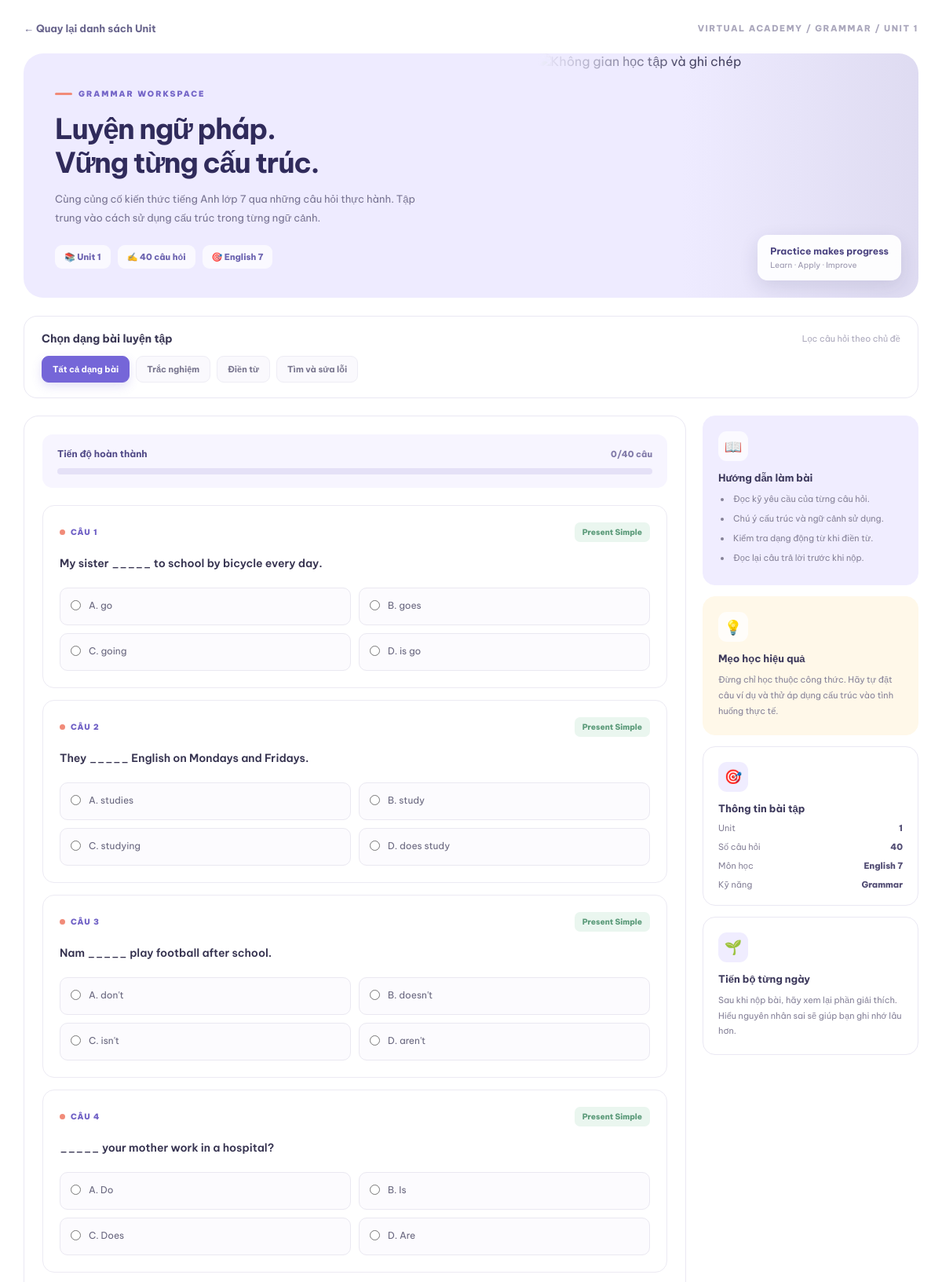
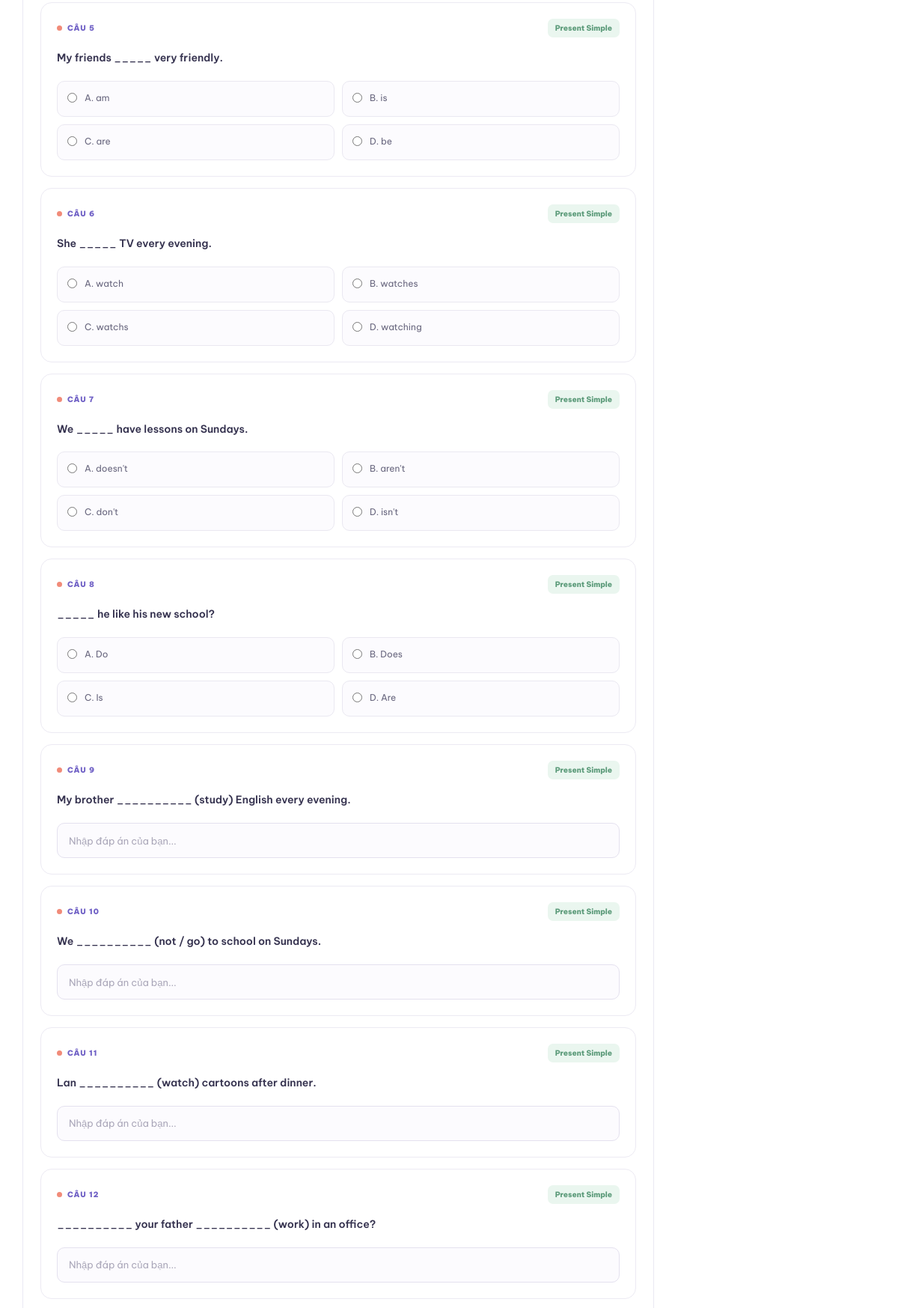
Screenshot of /grammar/practice/1 (signed in, upper part) with the database file from the repository (2 pictures, top to bottom).
### database.py (models this page shows)
class GrammarQuestion(db.Model):
    __tablename__ = "grammar_questions"
    id = db.Column(db.Integer, primary_key=True)
    unit = db.Column(db.Integer, nullable=False)
    topic = db.Column(db.String(150), nullable=False)
    question_type = db.Column(db.String(50), default="multiple_choice")
    question_text = db.Column(db.Text, nullable=False)
    option_a = db.Column(db.Text)
    option_b = db.Column(db.Text)
    option_c = db.Column(db.Text)
    option_d = db.Column(db.Text)
    correct_answer = db.Column(db.Text, nullable=False)
    explanation = db.Column(db.Text)
    difficulty = db.Column(db.String(30), default="basic")
    error_tag = db.Column(db.String(100))
    created_at = db.Column(db.DateTime, default=datetime.utcnow)

### grammar.py (the view, shortened to what this page needs)
@grammar_bp.route("/grammar/practice/<int:unit>", methods=["GET", "POST"])
@student_required
def grammar_practice(unit):
    if unit < 1 or unit > 6:
        abort(404)
    question_types = [
        {"value": "multiple_choice", "label": "Trắc nghiệm"},
        {"value": "fill_in", "label": "Điền từ"},
        {"value": "error_correction", "label": "Tìm và sửa lỗi"}
    ]
    valid_types = [item["value"] for item in question_types]
    question_type = request.args.get("type", "").strip()
    if question_type and question_type not in valid_types:
        abort(404)
    query = GrammarQuestion.query.filter_by(unit=unit)
    if question_type:
        query = query.filter_by(question_type=question_type)
    questions = query.order_by(GrammarQuestion.id).all()
    return render_template(
        "grammar_practice.html",
        unit=unit,
        questions=questions,
        question_types=question_types,
        selected_type=question_type
    )

### app.py (called while the page is built)
@login_manager.user_loader
def load_user(user_id):
    return db.session.get(User, int(user_id))

### grammar.py (called while the page is built)
def student_required(function):
    @wraps(function)
    @login_required
    def wrapper(*args, **kwargs):
        if current_user.role != "student":
            abort(403)
        return function(*args, **kwargs)
    return wrapper

### templates/grammar_practice.html (shortened to what this page needs)
{% extends "base.html" %}
{% block content %}
<div class="gpr-page">
    <div class="gpr-topbar">
        <a href="{{ url_for('grammar.grammar_home') }}" class="gpr-back">
            ← Quay lại danh sách Unit
        </a>
        <span class="gpr-breadcrumb">VIRTUAL ACADEMY / GRAMMAR / UNIT {{ unit }}</span>
    </div>
    <section class="gpr-hero">
        <div class="gpr-hero-content">
            <div class="gpr-eyebrow">GRAMMAR WORKSPACE</div>
            <h1>Luyện ngữ pháp.<br>Vững từng cấu trúc.</h1>
            <p class="gpr-hero-description">
                Cùng củng cố kiến thức tiếng Anh lớp 7 qua những câu hỏi thực hành.
                Tập trung vào cách sử dụng cấu trúc trong từng ngữ cảnh.
            </p>
            <div class="gpr-hero-meta">
                <span class="gpr-chip">📚 Unit {{ unit }}</span>
                <span class="gpr-chip">✍️ {{ questions|length }} câu hỏi</span>
                <span class="gpr-chip">🎯 English 7</span>
            </div>
        </div>
        <div class="gpr-hero-visual">
            <img src="https://images.unsplash.com/photo-1455390582262-044cdead277a?w=1000&auto=format&fit=crop&q=85"
                 alt="Không gian học tập và ghi chép">
            <div class="gpr-visual-note">
                <strong>Practice makes progress</strong>
                <span>Learn · Apply · Improve</span>
            </div>
        </div>
    </section>
    <section class="gpr-filter">
        <div class="gpr-filter-heading">
            <h2>Chọn dạng bài luyện tập</h2>
            <span>Lọc câu hỏi theo chủ đề</span>
        </div>
        <div class="gpr-filter-list">
            <a href="{{ url_for('grammar.grammar_practice', unit=unit) }}"
               class="{% if not selected_type %}active{% endif %}">
                Tất cả dạng bài
            </a>
            {% for item in question_types %}
            <a href="{{ url_for('grammar.grammar_practice', unit=unit, type=item.value) }}"
               class="{% if selected_type == item.value %}active{% endif %}">
                {{ item.label }}
            </a>
            {% endfor %}
        </div>
    </section>
    <div class="gpr-layout">
        <main class="gpr-main">
            {% if questions %}
            <div class="gpr-progress">
                <div class="gpr-progress-top">
                    <strong>Tiến độ hoàn thành</strong>
                    <span id="progress-text">0/{{ questions|length }} câu</span>
                </div>
                <div class="gpr-progress-track">
                </div>
            </div>
            <form method="POST" id="grammar-form">
                {% for question in questions %}
                <div class="gpr-question">
                    <div class="gpr-question-top">
                        <span class="gpr-question-number">CÂU {{ loop.index }}</span>
                        {% if question.topic %}
                        <span class="gpr-topic">{{ question.topic }}</span>
                        {% endif %}
                    </div>
                    {% if question.question_type == "error_correction" %}
                    <p class="gpr-error-instruction">
                        Hãy tìm và sửa lỗi sai trong câu. Bạn có thể viết lại câu đúng
                        hoặc chỉ ghi phần sửa đúng vào ô bên dưới.
                    </p>
                    <div class="gpr-error-sentence">
                        {{ question.question_text }}
                    </div>
                    <input type="text"
                           name="question_{{ question.id }}"
                           class="gpr-answer-input"
                           placeholder="Nhập câu đúng hoặc phần sửa đúng..."
                           autocomplete="off">
                    {% else %}
                    <p class="gpr-question-text">{{ question.question_text }}</p>
                    {% if question.question_type == "multiple_choice" %}
                    <div class="gpr-options">
                        {% if question.option_a %}
                        <label class="gpr-option">
                            <input type="radio" name="question_{{ question.id }}" value="A">
                            <span>A. {{ question.option_a }}</span>
                        </label>
                        {% endif %}
                        {% if question.option_b %}
                        <label class="gpr-option">
                            <input type="radio" name="question_{{ question.id }}" value="B">
                            <span>B. {{ question.option_b }}</span>
                        </label>
                        {% endif %}
                        {% if question.option_c %}
                        <label class="gpr-option">
                            <input type="radio" name="question_{{ question.id }}" value="C">
                            <span>C. {{ question.option_c }}</span>
                        </label>
                        {% endif %}
                        {% if question.option_d %}
                        <label class="gpr-option">
                            <input type="radio" name="question_{{ question.id }}" value="D">
                            <span>D. {{ question.option_d }}</span>
                        </label>
                        {% endif %}
                    </div>
                    {% elif question.question_type == "fill_in" %}
                    <input type="text"
                           name="question_{{ question.id }}"
                           class="gpr-answer-input"
                           placeholder="Nhập đáp án của bạn..."
                           autocomplete="off">
                    {% endif %}
                    {% endif %}
                </div>
                {% endfor %}
            </form>
            {% endif %}
        </main>
        <aside class="gpr-sidebar">
            <section class="gpr-side-card gpr-side-purple">
                <div class="gpr-side-icon">📖</div>
                <h3>Hướng dẫn làm bài</h3>
                <ul>
                    <li>Đọc kỹ yêu cầu của từng câu hỏi.</li>
                    <li>Chú ý cấu trúc và ngữ cảnh sử dụng.</li>
                    <li>Kiểm tra dạng động từ khi điền từ.</li>
                    <li>Đọc lại câu trả lời trước khi nộp.</li>
                </ul>
            </section>
            <section class="gpr-side-card gpr-side-yellow">
                <div class="gpr-side-icon">💡</div>
                <h3>Mẹo học hiệu quả</h3>
                <p>
                    Đừng chỉ học thuộc công thức. Hãy tự đặt câu ví dụ
                    và thử áp dụng cấu trúc vào tình huống thực tế.
                </p>
            </section>
            <section class="gpr-side-card">
                <div class="gpr-side-icon">🎯</div>
                <h3>Thông tin bài tập</h3>
                <div class="gpr-info-list">
                    <div class="gpr-info-row">
                        <span>Unit</span>
                        <strong>{{ unit }}</strong>
                    </div>
                    <div class="gpr-info-row">
                        <span>Số câu hỏi</span>
                        <strong>{{ questions|length }}</strong>
                    </div>
                    <div class="gpr-info-row">
                        <span>Môn học</span>
                        <strong>English 7</strong>
                    </div>
                    <div class="gpr-info-row">
                        <span>Kỹ năng</span>
                        <strong>Grammar</strong>
                    </div>
                </div>
            </section>
            <section class="gpr-side-card">
                <div class="gpr-side-icon">🌱</div>
                <h3>Tiến bộ từng ngày</h3>
                <p>
                    Sau khi nộp bài, hãy xem lại phần giải thích.
                    Hiểu nguyên nhân sai sẽ giúp bạn ghi nhớ lâu hơn.
                </p>
            </section>
        </aside>
    </div>
</div>
{% endblock %}

### static/css/style.css (style rules this page uses)
:root { --dark: #20212c; --purple: #7665d8; --light-purple: #f0edff; --text: #777887; --background: #faf9ff; }
* { margin: 0; padding: 0; box-sizing: border-box; }
html { scroll-behavior: smooth; min-height: 100%; }
body { min-height: 100%; font-family: 'Be Vietnam Pro', sans-serif; background: white; color: var(--dark); overflow-x: hidden; }
a { text-decoration: none; color: inherit; }

### rows the page displays
GrammarQuestion: topic "Present Simple", question_text "My sister _____ to school by bicycle every day.", option_a "go", option_b "goes", option_c "going", option_d "is go"
GrammarQuestion: topic "Present Simple", question_text "They _____ English on Mondays and Fridays.", option_a "studies", option_b "study", option_c "studying", option_d "does study"
GrammarQuestion: topic "Present Simple", question_text "Nam _____ play football after school.", option_a "don't", option_b "doesn't", option_c "isn't", option_d "aren't"
GrammarQuestion: topic "Present Simple", question_text "_____ your mother work in a hospital?", option_a "Do", option_b "Is", option_c "Does", option_d "Are"
GrammarQuestion: topic "Present Simple", question_text "My friends _____ very friendly.", option_a "am", option_b "is", option_c "are", option_d "be"
GrammarQuestion: topic "Present Simple", question_text "She _____ TV every evening.", option_a "watch", option_b "watches", option_c "watchs", option_d "watching"
GrammarQuestion: topic "Present Simple", question_text "We _____ have lessons on Sundays.", option_a "doesn't", option_b "aren't", option_c "don't", option_d "isn't"
GrammarQuestion: topic "Present Simple", question_text "_____ he like his new school?", option_a "Do", option_b "Does", option_c "Is", option_d "Are"
GrammarQuestion: topic "Present Simple", question_text "My brother __________ (study) English every evening."
GrammarQuestion: topic "Present Simple", question_text "We __________ (not / go) to school on Sundays."
GrammarQuestion: topic "Present Simple", question_text "Lan __________ (watch) cartoons after dinner."
GrammarQuestion: topic "Present Simple", question_text "__________ your father __________ (work) in an office?"

### other values shown
{{ unit }} "1"
{{ questions|length }} "40"
{{ item.label }} "Trắc nghiệm" "Điền từ" "Tìm và sửa lỗi"
